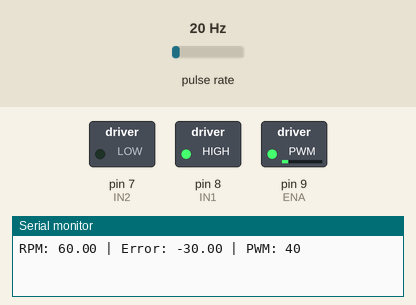
Recording of a sketch running on a simulated Arduino Uno, built with avr-gcc and run on an emulated ATmega328P. Parts: switched loads named in the sketch (green lamp = pin HIGH), the last lines printed to the serial monitor. Wiring (inferred from the names in the program): pulse sensor: data pin 2. The test bench sets the inputs (shaded band); at power-on: pulse rate 20 Hz.

Above: at 1.2 s.
1.3 s: pulse rate (sensor on pin 2) set to 4 Hz
At 4.0 s:
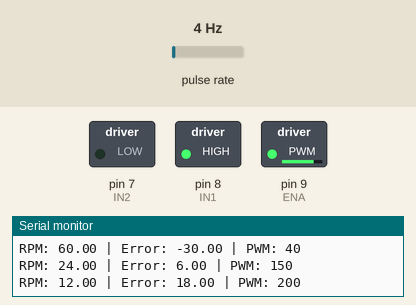
4.3 s: pulse rate (sensor on pin 2) set to 7 Hz
At 6.5 s:
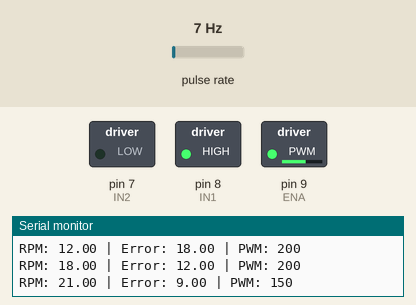
7.3 s: pulse rate (sensor on pin 2) set to 12 Hz
At 8.8 s:
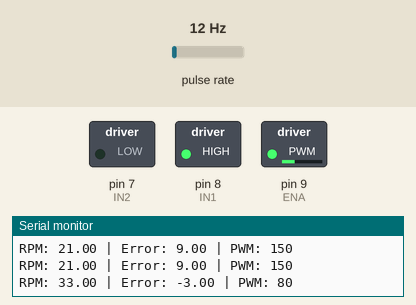
Timing chart, 0 to 10.5 s (numbered marks = the images above; inputs shaded):
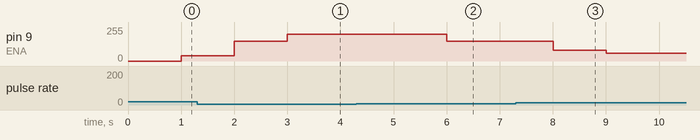

Measured:
- the behaviour switches between 6 and 7 Hz on pulse rate (sensor on pin 2) (found by bisection; images 1 and 2)
- after the input at 1.3 s, pin 9 (ENA): 40/255 → 150/255 after 0.70 s, → 200/255 1.0 s later
- after the input at 4.3 s, pin 9 (ENA): 200/255 → 150/255 after 1.7 s
- after the input at 7.3 s, pin 9 (ENA): 150/255 → 80/255 after 0.71 s, → 60/255 1.0 s later

The sketch:

FuzzyLogic.ino
```cpp
const int ENA = 9;
const int IN1 = 8;
const int IN2 = 7;
const int speedSensorPin = 2;

volatile unsigned int pulseCount = 0;
unsigned long lastTime = 0;
float rpm = 0;

float targetRPM = 30; // Setpoint

void rpmCounter() {
  pulseCount++;
}

void setup() {
  pinMode(ENA, OUTPUT);
  pinMode(IN1, OUTPUT);
  pinMode(IN2, OUTPUT);
  pinMode(speedSensorPin, INPUT);

  attachInterrupt(digitalPinToInterrupt(speedSensorPin), rpmCounter, RISING);
  Serial.begin(9600);

  // Start motor forward
  digitalWrite(IN1, HIGH);
  digitalWrite(IN2, LOW);
}

void loop() {
  if (millis() - lastTime >= 1000) { // 1 second interval
    noInterrupts();
    rpm = (pulseCount * 60.0) / 20.0; // 20 slots per rev
    pulseCount = 0;
    interrupts();

    float error = targetRPM - rpm;
    int pwm = fuzzyControl(error);

    analogWrite(ENA, pwm);

    Serial.print("RPM: "); Serial.print(rpm);
    Serial.print(" | Error: "); Serial.print(error);
    Serial.print(" | PWM: "); Serial.println(pwm);

    lastTime = millis();
  }
}

int fuzzyControl(float error) {
  int pwm;

  // Fuzzy logic based on error magnitude
  if (error > 20) {
    pwm = 255;  // Very low speed, need full power
  }
  else if (error > 10) {
    pwm = 200;
  }
  else if (error > 5) {
    pwm = 150;
  }
  else if (error > 2) {
    pwm = 120;
  }
  else if (error > -2) {
    pwm = 100;  // Near target, hold steady
  }
  else if (error > -5) {
    pwm = 80;
  }
  else if (error > -10) {
    pwm = 60;
  }
  else {
    pwm = 40;  // Too fast, reduce speed a lot
  }

  pwm = constrain(pwm, 0, 255);
  return pwm;
}
```
